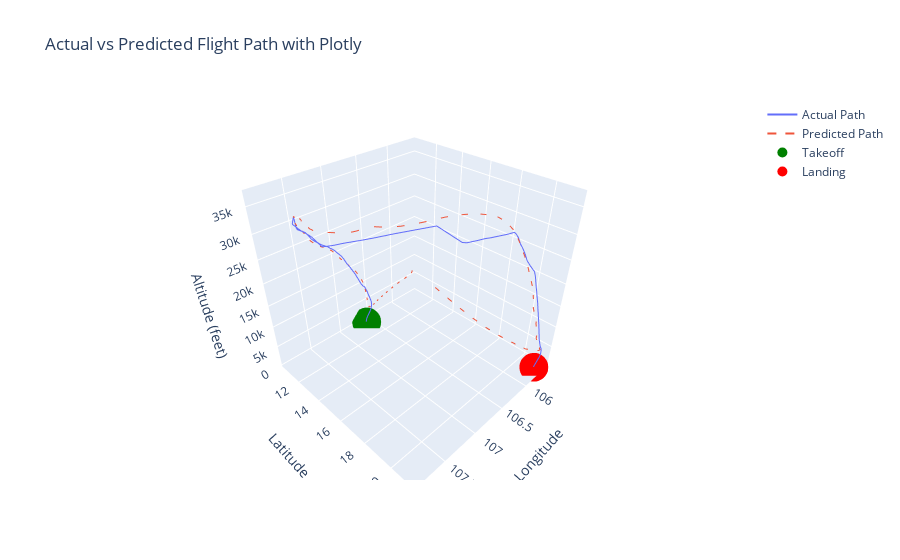

Write notebook code for a chart like this one.
### Code cell
visualizer = FlightVisualizer(checkpoint_path, data_path)
m = visualizer.run_visualization(name='output')

### Figure 1 — Plotly figure (JSON) as saved in the notebook; plotly's stock layout.template omitted (floating-point values rounded to 4 significant figures; data arrays with more than 128 entries replaced by an {"elided": "..."} marker saying what was removed)
{"data": [{"mode": "lines", "name": "Actual Path", "x": {"elided": "178 float values"}, "y": {"elided": "178 float values"}, "z": {"elided": "178 float values"}, "type": "scatter3d", "scene": "scene"}, {"line": {"dash": "dash"}, "mode": "lines", "name": "Predicted Path", "x": {"elided": "178 float values"}, "y": {"elided": "178 float values"}, "z": {"elided": "178 float values"}, "type": "scatter3d", "scene": "scene"}, {"marker": {"color": "green", "size": 10}, "mode": "markers", "name": "Takeoff", "x": [106.6], "y": [10.81], "z": [675.0], "type": "scatter3d", "scene": "scene"}, {"marker": {"color": "red", "size": 10}, "mode": "markers", "name": "Landing", "x": [105.7], "y": [21.24], "z": [900.0], "type": "scatter3d", "scene": "scene"}], "layout": {"scene": {"domain": {"x": [0.0, 1.0], "y": [0.0, 1.0]}, "xaxis": {"title": {"text": "Longitude"}}, "yaxis": {"title": {"text": "Latitude"}}, "zaxis": {"title": {"text": "Altitude (feet)"}}}, "title": {"text": "Actual vs Predicted Flight Path with Plotly"}}}
